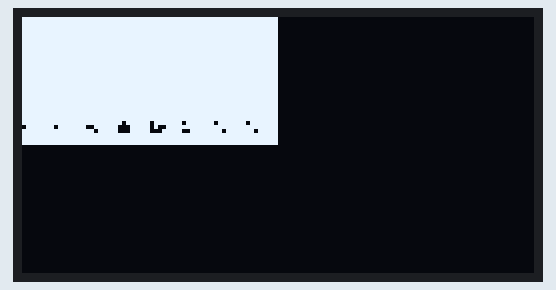
The sketch below on a simulated Particle Photon. Shown: 128×64 one-colour display.

Above: at 0.1 s.

The sketch:

display.ino
```cpp
#include "Adafruit_GFX.h"
#include "Adafruit_SSD1306.h"

/* Uncomment this block to use hardware SPI
// If using software SPI (the default case):
#define OLED_MOSI   D0
#define OLED_CLK    D1
#define OLED_DC     D2
#define OLED_CS     D3
#define OLED_RESET  D4
Adafruit_SSD1306 display(OLED_MOSI, OLED_CLK, OLED_DC, OLED_RESET, OLED_CS);
*/

// use hardware SPI
#define OLED_DC     D3
#define OLED_CS     D4
#define OLED_RESET  D5
Adafruit_SSD1306 display(OLED_DC, OLED_RESET, OLED_CS);

// width: 128 height: 64
static const unsigned char brain[] = {
  0xFF, 0xFF, 0xFF, 0xFF, 0xFF, 0xFF, 0xFF, 0xFF, 0xFF, 0xFF, 0xFF, 0xFF, 0xFF, 0xFF, 0xFF, 0xFF,
  0xFF, 0xFF, 0xFF, 0xFF, 0xFF, 0xFF, 0xFF, 0xFF, 0xFF, 0xFF, 0xFF, 0xFF, 0xFF, 0xFF, 0xFF, 0xFF,
  0xFF, 0xFF, 0xFF, 0xFF, 0xFF, 0xFF, 0xFF, 0xFF, 0xFF, 0xFF, 0xFF, 0xFF, 0xFF, 0xFF, 0xFF, 0xFF,
  0xFF, 0xFF, 0xFF, 0xFF, 0xFF, 0xFF, 0xFF, 0xFF, 0xFF, 0xFF, 0xFF, 0xFF, 0xFF, 0xFF, 0xFF, 0xFF,
  0xFF, 0xFF, 0xFF, 0xFF, 0xFF, 0xFF, 0xFF, 0xFF, 0xFF, 0xFF, 0xFF, 0xFF, 0xFF, 0xFF, 0xFF, 0xFF,
  0xFF, 0xFF, 0xFF, 0xFF, 0xFF, 0xFF, 0xFF, 0xFF, 0xFF, 0xFF, 0xFF, 0xFF, 0xFF, 0xFF, 0xFF, 0xFF,
  0xFF, 0xFF, 0xFF, 0xFF, 0xFF, 0xFF, 0xFF, 0xFF, 0xFF, 0xFF, 0xFF, 0xFF, 0xFF, 0xFF, 0xFF, 0xFF,
  0xFF, 0xFF, 0xFF, 0xFF, 0xFF, 0xFF, 0xFF, 0xFF, 0xFF, 0xFF, 0xFF, 0xFF, 0xFF, 0xFF, 0xFF, 0xFF,
  0xFF, 0xFF, 0xFF, 0xFF, 0xFF, 0xFF, 0xFF, 0xFF, 0xFF, 0xFF, 0xFF, 0xFF, 0xFF, 0xFF, 0xFF, 0xFF,
  0xFF, 0xFF, 0xFF, 0xFF, 0xFF, 0xFF, 0xFF, 0xFF, 0xFF, 0xFF, 0xFF, 0xFF, 0xFF, 0xFF, 0xFF, 0xFF,
  0xFF, 0xFF, 0xFF, 0xFF, 0xFF, 0xFF, 0xFF, 0xFF, 0xFF, 0xFF, 0xFF, 0xFF, 0xFF, 0xFF, 0xFF, 0xFF,
  0xFF, 0xFF, 0xFF, 0xFF, 0xFF, 0xFF, 0xFF, 0xFF, 0xFF, 0xFF, 0xFF, 0xFF, 0xFF, 0xFF, 0xFF, 0xFF,
  0xFF, 0xFF, 0xFF, 0xFF, 0xFF, 0xFF, 0xFF, 0xFF, 0xFF, 0xFF, 0xFF, 0xFF, 0xFF, 0xFF, 0xFF, 0xFF,
  0xFF, 0xFF, 0xFF, 0xBF, 0x7F, 0x7F, 0x7F, 0x7F, 0x7F, 0x7F, 0x3F, 0x1F, 0x4F, 0xFF, 0xFF, 0xFF,
  0xFF, 0xFF, 0xDF, 0x1F, 0x1F, 0x3F, 0xDF, 0xDF, 0xFF, 0xFF, 0xFF, 0xFF, 0xFF, 0xFF, 0xFF, 0xFF,
  0xFF, 0xFF, 0xFF, 0xFF, 0xFF, 0xFF, 0xFF, 0xFF, 0xFF, 0xFF, 0xFF, 0xFF, 0xFF, 0xFF, 0xFF, 0xFF,
  0xFF, 0xFF, 0xFF, 0xFF, 0xFF, 0xFF, 0xFF, 0xFF, 0xFF, 0xFF, 0xFF, 0xFF, 0xFF, 0xFF, 0x47, 0x77,
  0xF7, 0xE7, 0xE6, 0xE1, 0xC0, 0x80, 0x80, 0x00, 0x00, 0x80, 0x08, 0x1C, 0x0E, 0x2E, 0x3F, 0x3F,
  0x3F, 0x37, 0x06, 0x0E, 0x00, 0x80, 0x01, 0x03, 0x03, 0x83, 0x03, 0x1F, 0x1D, 0xCF, 0xEF, 0xFF,
  0xFF, 0xFF, 0xFF, 0xFF, 0xFF, 0xFF, 0xFF, 0xFF, 0xFF, 0xFF, 0xFF, 0xFF, 0xFF, 0xFF, 0xFF, 0xFF,
  0xFF, 0xFF, 0xFF, 0xFF, 0xFF, 0xFF, 0xFF, 0xFF, 0xFF, 0xFF, 0xFF, 0xFF, 0xFF, 0xF7, 0x73, 0x67,
  0x5A, 0x9A, 0xBB, 0xFF, 0xFF, 0x4F, 0x01, 0x10, 0x40, 0x06, 0x2F, 0x1F, 0x16, 0xFC, 0xFC, 0x7C,
  0xFC, 0xFE, 0xFE, 0xFF, 0xCF, 0x1F, 0x08, 0x40, 0x01, 0x7F, 0xFF, 0xFB, 0xFA, 0x60, 0x70, 0x70,
  0x76, 0xFF, 0xFF, 0xFF, 0xFF, 0xFF, 0xFF, 0xFF, 0xF7, 0xFF, 0xFF, 0xFF, 0xFF, 0xFF, 0xFF, 0xFF,
  0xFF, 0xFF, 0xFF, 0xFF, 0xEF, 0x9F, 0xEB, 0xFF, 0xFF, 0xFF, 0xFF, 0xFF, 0xFF, 0xFF, 0xFE, 0xFF,
  0xFF, 0xDF, 0xDF, 0xDF, 0x08, 0x00, 0x00, 0x00, 0x01, 0x00, 0x00, 0x00, 0x01, 0x03, 0xC3, 0xF8,
  0x73, 0x87, 0x03, 0x03, 0x00, 0x00, 0x00, 0x01, 0x01, 0x00, 0xB3, 0xFF, 0xFF, 0xFF, 0xF3, 0xC0,
  0xF6, 0xB6, 0xBF, 0xFF, 0xFF, 0xFF, 0xFF, 0xFF, 0xFF, 0xFF, 0xF7, 0xFF, 0xFF, 0xFF, 0xFF, 0xFF,
  0xFF, 0xFF, 0xFF, 0xFE, 0xBF, 0xFF, 0xFF, 0xFF, 0xFF, 0xFF, 0x0F, 0x9F, 0x9F, 0x4F, 0xCF, 0xCF,
  0xC7, 0xCF, 0x0F, 0x0F, 0x07, 0x00, 0x00, 0x30, 0x78, 0x3C, 0x3C, 0x1E, 0x0C, 0x0E, 0x04, 0x87,
  0x86, 0x07, 0x0E, 0x1E, 0x3C, 0x7C, 0x78, 0x30, 0x00, 0x00, 0x0F, 0x1F, 0x1F, 0x1F, 0x6F, 0xEB,
  0xFB, 0xF3, 0xE3, 0xF5, 0xF7, 0xFF, 0xFF, 0xFF, 0xFF, 0xFF, 0xFF, 0xFF, 0xFF, 0xFF, 0xFF, 0xFF,
  0xFF, 0xFF, 0xFF, 0xFF, 0xFF, 0xFF, 0xEF, 0xBF, 0xFF, 0xFF, 0xFF, 0xFF, 0xFF, 0xCE, 0xEF, 0xF7,
  0xF7, 0xE7, 0xE3, 0x00, 0x00, 0xC0, 0xC0, 0x00, 0x00, 0x1C, 0xF8, 0xF0, 0xC0, 0xC6, 0xFE, 0xFF,
  0xFF, 0xD8, 0xC0, 0xE0, 0x70, 0x38, 0x10, 0x00, 0x00, 0x00, 0x00, 0x00, 0xC2, 0xC6, 0x8E, 0xBE,
  0xFE, 0xFD, 0xFF, 0xFF, 0xFF, 0xFF, 0xFF, 0xFF, 0xFF, 0xFF, 0xFF, 0xFF, 0xFF, 0xFF, 0xFF, 0xFF,
  0xFF, 0xFF, 0xFF, 0xFF, 0xFF, 0xFF, 0xFF, 0xFF, 0xFF, 0xFD, 0xFF, 0xFF, 0xFF, 0xFF, 0xFF, 0x7F,
  0xFF, 0xFF, 0xFF, 0xF8, 0xFC, 0xFF, 0xF8, 0xF8, 0xF0, 0xF8, 0xF6, 0xE7, 0xC7, 0xF1, 0xFF, 0xFF,
  0xF3, 0x83, 0xEF, 0xE6, 0x00, 0xB8, 0xF8, 0xFC, 0xFF, 0xFF, 0xF7, 0xFC, 0xFF, 0xFF, 0xFF, 0xFF,
  0xFF, 0xFF, 0xFF, 0xFF, 0xFF, 0xFF, 0xFF, 0xFF, 0xFF, 0xFF, 0xFF, 0xFF, 0xFF, 0xFF, 0xFF, 0xFF,
  0xFF, 0xFF, 0xFF, 0xFF, 0xFF, 0xFF, 0xFF, 0xFF, 0xFF, 0xFF, 0xFF, 0xFF, 0xFF, 0xFF, 0xFF, 0xFF,
  0xFF, 0xFE, 0xFF, 0xFD, 0xFF, 0xFB, 0xFF, 0xFF, 0xF7, 0xFF, 0xFF, 0xFF, 0xFF, 0xFF, 0xEF, 0xEF,
  0xEF, 0xEF, 0xFF, 0xEF, 0xFF, 0xFF, 0xEF, 0xFF, 0xFF, 0xF7, 0xFF, 0xFF, 0xFB, 0xFF, 0xFF, 0xFF,
  0xFF, 0xFF, 0xFF, 0xFF, 0xFF, 0xFF, 0xFF, 0xFF, 0xFF, 0xFF, 0xFF, 0xFF, 0xFF, 0xFF, 0xFF, 0xFF,
  0x5F, 0x9F, 0xCF, 0xDF, 0xDF, 0xFF, 0xCF, 0x1F, 0x7F, 0x0F, 0xCF, 0x7F, 0x7F, 0x0F, 0x2F, 0x1F,
  0xCF, 0x1F, 0x9F, 0xEF, 0x3F, 0x0F, 0xBF, 0xCF, 0xFF, 0xAF, 0x4F, 0xAF, 0x4F, 0x7F, 0x0F, 0x9F
};


// width: 128 height: 64

// setup() runs once, when the device is first turned on.
void setup() {

  display.begin(SSD1306_SWITCHCAPVCC);
  display.clearDisplay();

  // miniature bitmap display
  display.clearDisplay();
  // void drawBitmap(int16_t x, int16_t y, uint8_t *bitmap, int16_t w, int16_t h, uint16_t color);
  display.drawBitmap(0, 0,  brain, 64, 32, 1);
  display.display();
  Particle.function("clear", handleClear);
}

// loop() runs over and over again, as quickly as it can execute.
void loop() {
  delay( 10 );
}

int handleClear( String command ){

  display.clearDisplay();
  return 1;
}
```

Source omitted: glcdfont.c (data table, 8486 bytes)
